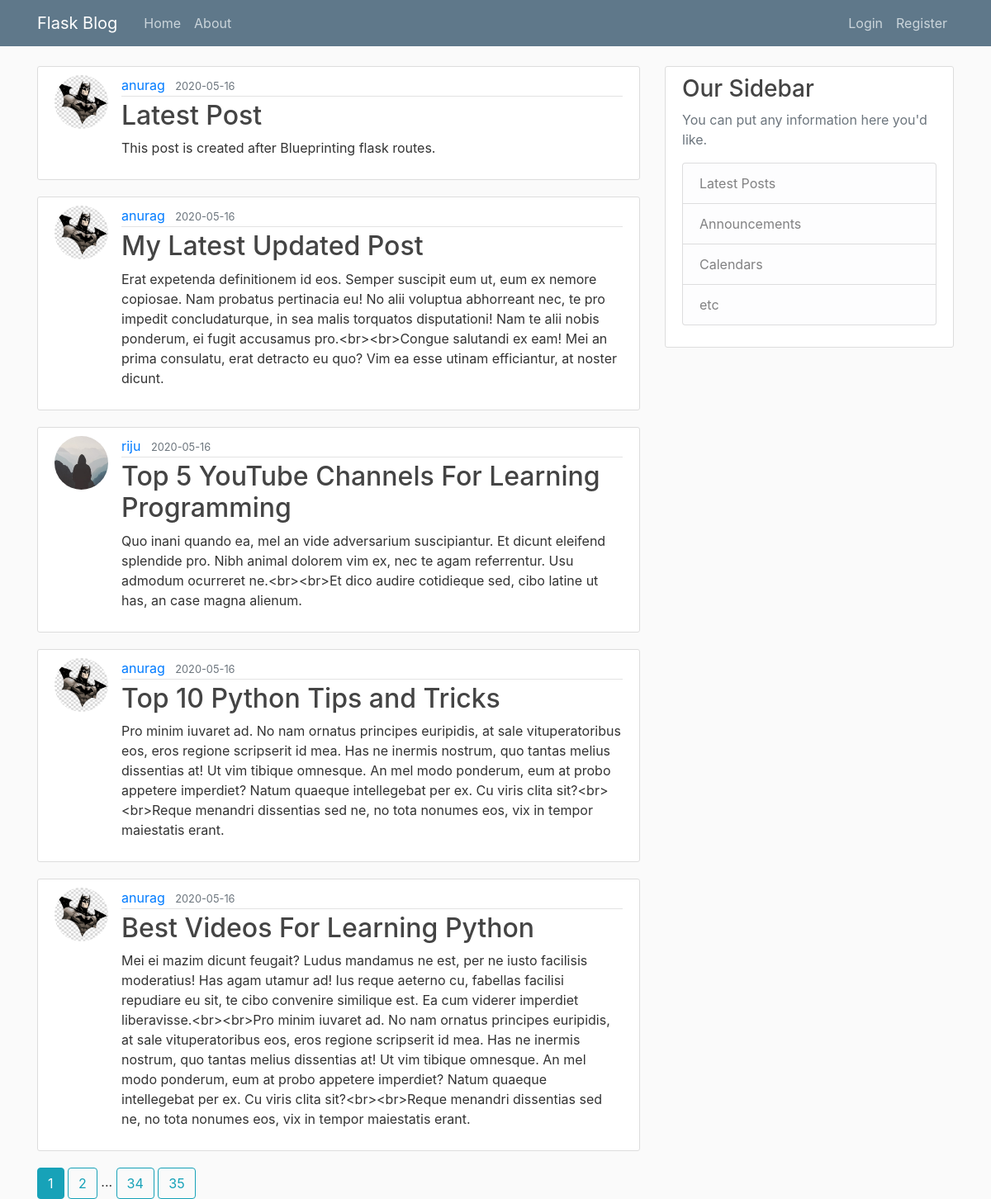
The page /home on the database its author committed.
### flaskblog/models.py (models this page shows, shortened)
class Post(db.Model):
	id = db.Column(db.Integer, primary_key=True)
	user_id = db.Column(db.Integer, db.ForeignKey('user.id'), nullable=False)
	title = db.Column(db.String(100), nullable=False)
	date_posted = db.Column(db.DateTime, nullable=False, default=datetime.utcnow)
	content = db.Column(db.Text, nullable=False)

class User(db.Model, UserMixin):
	id = db.Column(db.Integer, primary_key=True)
	username = db.Column(db.String(20), unique=True, nullable=False)
	email = db.Column(db.String(100), unique=True, nullable=False)
	password = db.Column(db.String(60), nullable=False)
	image_file = db.Column(db.String(60), nullable=False, default='default.jpg')
	posts = db.relationship('Post', backref='author', lazy=True)

### flaskblog/main/routes.py (the view)
@main.route("/")
@main.route("/home")
def home():
	page = request.args.get('page', 1, type=int)
	posts = Post.query.order_by(Post.date_posted.desc()).paginate(page=page, per_page=5)
	return render_template('home.html', posts=posts)

### flaskblog/templates/home.html
{% extends 'layout.html' %}
{% block content %}
	{% for post in posts.items %}
		<article class="media content-section">
		  <img class="rounded-circle article-img" src="{{ url_for('static', filename='profile_pics/'+post.author.image_file) }}">
		  <div class="media-body">
		    <div class="article-metadata">
		      <a class="mr-2" href="{{ url_for('users.user_posts', username=post.author.username) }}">{{ post.author.username }}</a>
		      <small class="text-muted">{{ post.date_posted.strftime('%Y-%m-%d') }}</small>
		    </div>
		    <h2><a class="article-title" href="{{ url_for('posts.post', post_id=post.id) }}">{{ post.title }}</a></h2>
		    <p class="article-content">{{ post.content }}</p>
		  </div>
		</article>
	{% endfor %}
	{% for page_num in posts.iter_pages(left_edge=2, right_edge=2, left_current=1, right_current=2) %}
		{% if page_num %}
			{% if posts.page == page_num %}
				<span class="btn btn-info">{{ page_num }}</span>
			{% else %}
				<a class="btn btn-outline-info" href="{{ url_for('main.home', page=page_num) }}">{{ page_num }}</a>
			{% endif %}
		{% else %}
			...
		{% endif %}
	{% endfor %}
{% endblock content %}

### flaskblog/templates/layout.html (shortened to what this page needs)
<html>
	<head>
	    <link rel="stylesheet" href="https://maxcdn.bootstrapcdn.com/bootstrap/4.0.0/css/bootstrap.min.css">
	    <link rel="stylesheet" type="text/css" href="{{ url_for('static', filename='main.css') }}">
	</head>
	<body>
		<header class="site-header">
		  <nav class="navbar navbar-expand-md navbar-dark bg-steel fixed-top">
		    <div class="container">
		      <a class="navbar-brand mr-4" href="/">Flask Blog</a>
		      <div class="collapse navbar-collapse" id="navbarToggle">
		        <div class="navbar-nav mr-auto">
		          <a class="nav-item nav-link" href="{{ url_for('main.home') }}">Home</a>
		          <a class="nav-item nav-link" href="{{ url_for('main.about') }}">About</a>
		        </div>
		        <div class="navbar-nav">
		          {% if current_user.is_authenticated %}
		          <a class="nav-item nav-link" href="{{ url_for('posts.add_post') }}">Create Post</a>
		          <a class="nav-item nav-link" href="{{ url_for('users.account') }}">Account</a>
		          	  <a class="nav-item nav-link" href="{{ url_for('users.logout') }}">Logout</a>
		          {% else %}
			          <a class="nav-item nav-link" href="{{ url_for('users.login') }}">Login</a>
			          <a class="nav-item nav-link" href="{{ url_for('users.register') }}">Register</a>
			      {% endif %}
		        </div>
		      </div>
		    </div>
		  </nav>
		</header>
		<main role="main" class="container">
		  <div class="row">
		    <div class="col-md-8">
		        {% block content %}{% endblock %}
		    </div>
		    <div class="col-md-4">
		      <div class="content-section">
		        <h3>Our Sidebar</h3>
		        <p class='text-muted'>You can put any information here you'd like.
		          <ul class="list-group">
		            <li class="list-group-item list-group-item-light">Latest Posts</li>
		            <li class="list-group-item list-group-item-light">Announcements</li>
		            <li class="list-group-item list-group-item-light">Calendars</li>
		            <li class="list-group-item list-group-item-light">etc</li>
		          </ul>
		        </p>
		      </div>
		    </div>
		  </div>
		</main>
	</body>
</html>

### flaskblog/static/main.css (style rules this page uses)
body { background: #fafafa; color: #333333; margin-top: 5rem; }
h1, h2, h3, h4, h5, h6 { color: #444444; }
.bg-steel { background-color: #5f788a; }
.site-header .navbar-nav .nav-link { color: #cbd5db; }
.content-section { background: #ffffff; padding: 10px 20px; border: 1px solid #dddddd; border-radius: 3px; margin-bottom: 20px; }
.article-title { color: #444444; }
.article-content { white-space: pre-line; }
.article-img { height: 65px; width: 65px; margin-right: 16px; }
.article-metadata { padding-bottom: 1px; margin-bottom: 4px; border-bottom: 1px solid #e3e3e3 }

### rows shown on the page
Post: image_file (picture), author.username "anurag", date_posted "2020-05-16", title "Latest Post", content "This post is created after Blueprinting flask routes."
Post: image_file (picture), author.username "anurag", date_posted "2020-05-16", title "My Latest Updated Post", content "Erat expetenda definitionem id eos. Semper suscipit eum ut, eum ex nemore copiosae. Nam probatus pertinacia eu! No alii voluptua abhorreant nec, te pro impedit concludaturque, in sea malis torquatos disputationi! Nam te alii nobis ponderum, ei fugit accusamus pro.<br><br>Congue salutandi ex eam! Mei an prima consulatu, erat detracto eu quo? Vim ea esse utinam efficiantur, at noster dicunt."
Post: image_file (placeholder picture), author.username "riju", date_posted "2020-05-16", title "Top 5 YouTube Channels For Learning Programming", content "Quo inani quando ea, mel an vide adversarium suscipiantur. Et dicunt eleifend splendide pro. Nibh animal dolorem vim ex, nec te agam referrentur. Usu admodum ocurreret ne.<br><br>Et dico audire cotidieque sed, cibo latine ut has, an case magna alienum."
Post: image_file (picture), author.username "anurag", date_posted "2020-05-16", title "Top 10 Python Tips and Tricks", content "Pro minim iuvaret ad. No nam ornatus principes euripidis, at sale vituperatoribus eos, eros regione scripserit id mea. Has ne inermis nostrum, quo tantas melius dissentias at! Ut vim tibique omnesque. An mel modo ponderum, eum at probo appetere imperdiet? Natum quaeque intellegebat per ex. Cu viris clita sit?<br><br>Reque menandri dissentias sed ne, no tota nonumes eos, vix in tempor maiestatis erant."
Post: image_file (picture), author.username "anurag", date_posted "2020-05-16", title "Best Videos For Learning Python", content "Mei ei mazim dicunt feugait? Ludus mandamus ne est, per ne iusto facilisis moderatius! Has agam utamur ad! Ius reque aeterno cu, fabellas facilisi repudiare eu sit, te cibo convenire similique est. Ea cum viderer imperdiet liberavisse.<br><br>Pro minim iuvaret ad. No nam ornatus principes euripidis, at sale vituperatoribus eos, eros regione scripserit id mea. Has ne inermis nostrum, quo tantas melius dissentias at! Ut vim tibique omnesque. An mel modo ponderum, eum at probo appetere imperdiet? Natum quaeque intellegebat per ex. Cu viris clita sit?<br><br>Reque menandri dissentias sed ne, no tota nonumes eos, vix in tempor maiestatis erant."

### other values the page prints
{{ page_num }} "1"
{{ page_num }} "2" "34" "35"
